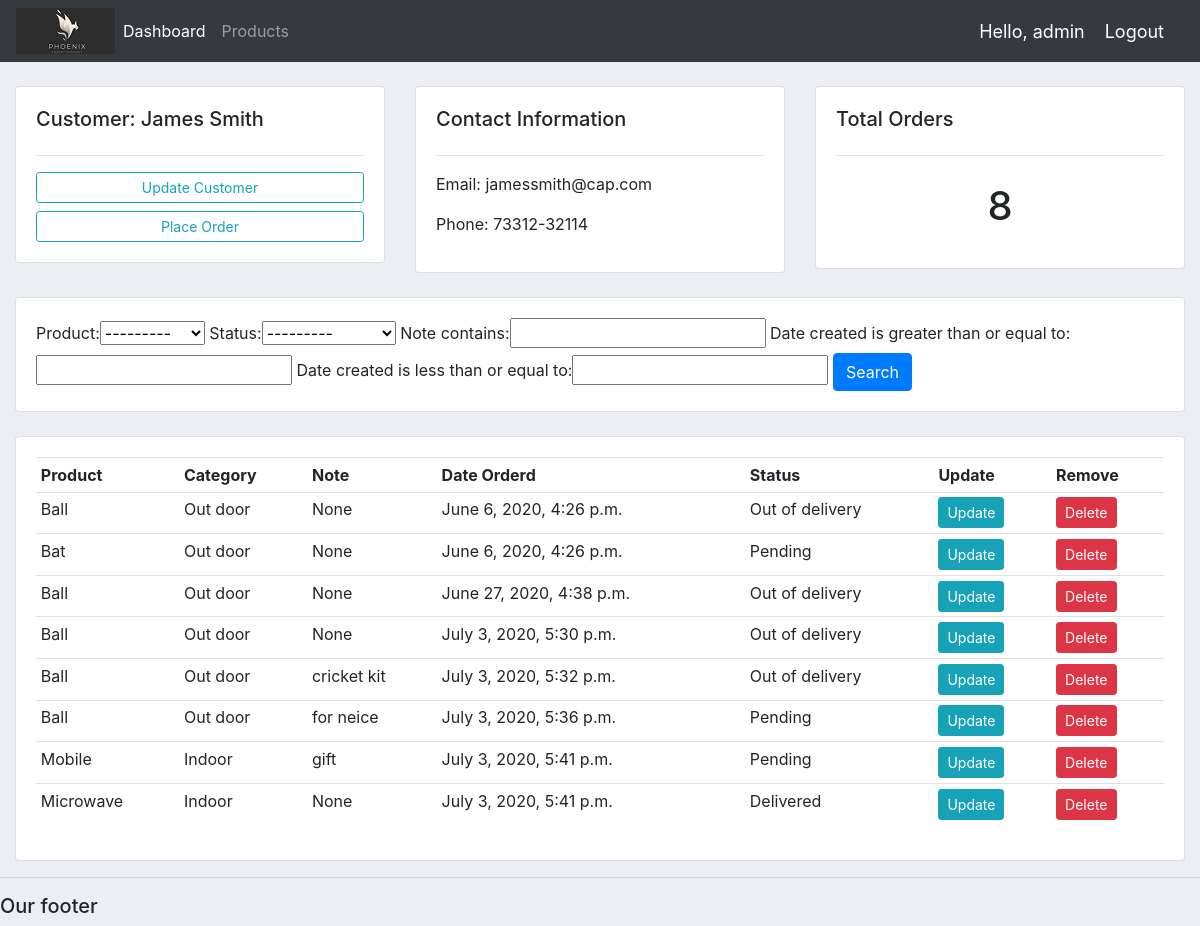
/customer/1/ (signed in), run on an earlier commit of the app's database.
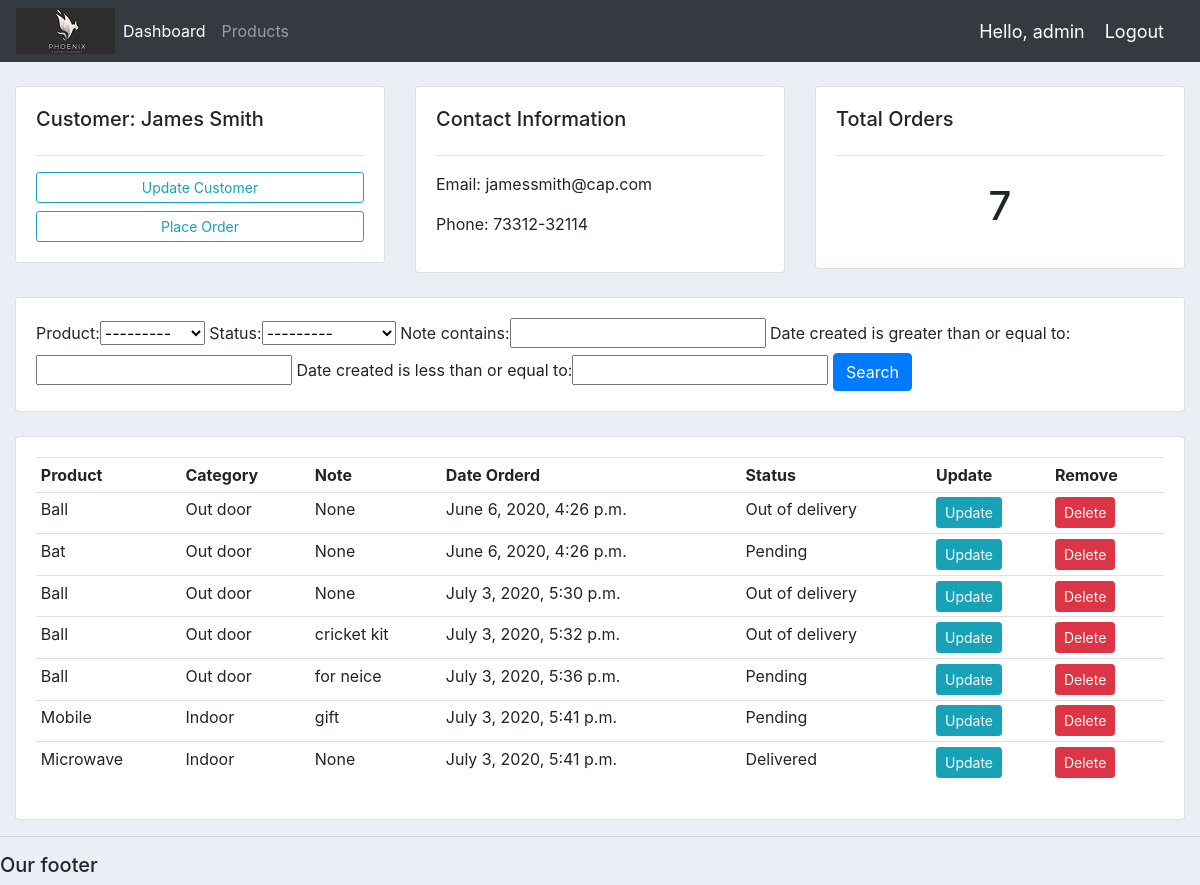
And on a later commit of the database.
### accounts/models.py (models this page shows, shortened)
class order(models.Model):
	STATUS = (
		('Pending', 'Pending'),
		('Out of delivery', 'Out of delivery'),
		('Delivered', 'Delivered'),
		)
	customer = models.ForeignKey(Customer, null=True, on_delete = models.SET_NULL)
	product = models.ForeignKey(Product, null=True, on_delete = models.SET_NULL)
	date_created = models.DateTimeField(auto_now_add=True, null=True)
	status = models.CharField(max_length=200, null=True, choices=STATUS)
	note = models.CharField(max_length = 1000, null=True, blank=True)

class Product(models.Model):
	CATAGORY = (
			('Indoor', 'Indoor'),
			('Out door', 'Out door'),
		)
	name = models.CharField(max_length = 200, null=True)
	price = models.FloatField(null=True)
	category = models.CharField(max_length = 200, null=True, choices = CATAGORY)
	description = models.CharField(max_length = 200, null=True, blank=True)
	date_created = models.DateTimeField(auto_now_add=True, null=True)
	tags =models.ManyToManyField(Tag)
	def __str__(self):
		return self.name

### accounts/decorators.py (the view)
		def wrapper_func(request, *args, **kwargs):
			group = None
			if request.user.groups.exists():
				group = request.user.groups.all()[0].name
				print(group)
			if group in allowed_roles:
				print('working', allowed_roles)
				return view_func(request, *args, **kwargs)
			else:
				return HttpResponse("you are not authorized to view this page")

### accounts/views.py (called while the page is built)
@allowed_users(allowed_roles=['admin'])
@login_required(login_url='login')
def customer(request, pk):
	customer = Customer.objects.get(id=pk)
	orders = customer.order_set.all()
	order_count = orders.count()
	myFilter = OrderFilter(request.GET, queryset=orders)
	orders = myFilter.qs
	context={
		'customer':customer,
		'orders': orders,
		'order_count':order_count,
		'myFilter': myFilter,
	}
	return render(request,'accounts/customer.html', context)

### accounts/templates/accounts/customer.html
{% extends 'accounts/main.html' %}
{% block content %}
	<br>
	<div class="row">
		<div class="col-md">
			<div class="card card-body">
				<h5>Customer: {{ customer.name }}</h5>
				<hr>
				<a class="btn btn-outline-info  btn-sm btn-block" href="">Update Customer</a>
				<a class="btn btn-outline-info  btn-sm btn-block" href="{% url 'create_order' customer.id %}">Place Order</a>
			</div>
		</div>
		<div class="col-md">
			<div class="card card-body">
				<h5>Contact Information</h5>
				<hr>
				<p>Email: {{ customer.email }}</p>
				<p>Phone: {{ customer.phone }}</p>
			</div>
		</div>
		<div class="col-md">
			<div class="card card-body">
				<h5>Total Orders</h5>
				<hr>
				<h1 style="text-align: center;padding: 10px">{{ order_count }}</h1>
			</div>
		</div>
	</div>
	<br>
	<div class="row">
		<div class="col">
			<div class="card card-body">
				<form method="get">
					{{ myFilter.form }}
			    <button class="btn btn-primary" type="submit">Search</button>
			  </form>
			</div>
		</div>
	</div>
	<br>
	<div class="row">
		<div class="col-md">
			<div class="card card-body">
				<table class="table table-sm">
					<tr>
						<th>Product</th>
						<th>Category</th>
						<th>Note</th>
						<th>Date Orderd</th>
						<th>Status</th>
						<th>Update</th>
						<th>Remove</th>
					</tr>
					{% for ord in orders %}
					<tr>
						<td>{{ ord.product }}</td>
						<td>{{ ord.product.category }}</td>
						<td>{{ ord.note }}</td>
						<td>{{ ord.date_created }}</td>
						<td>{{ ord.status }}</td>
						<td><a class="btn btn-sm btn-info" href="#">Update</a></td>
						<td><a class="btn btn-sm btn-danger" href="#">Delete</a></td>
					</tr>
					{%endfor%}
				</table>
			</div>
		</div>
	</div>
{% endblock %}

What changed in the data, as far as the page shows it:
removed order: product "Ball", product.category "Out door", note "None", date_created "June 27, 2020, 4:38 p.m.", status "Out of delivery"
Also different on the page:
{{ order_count }}: "8" → "7"
